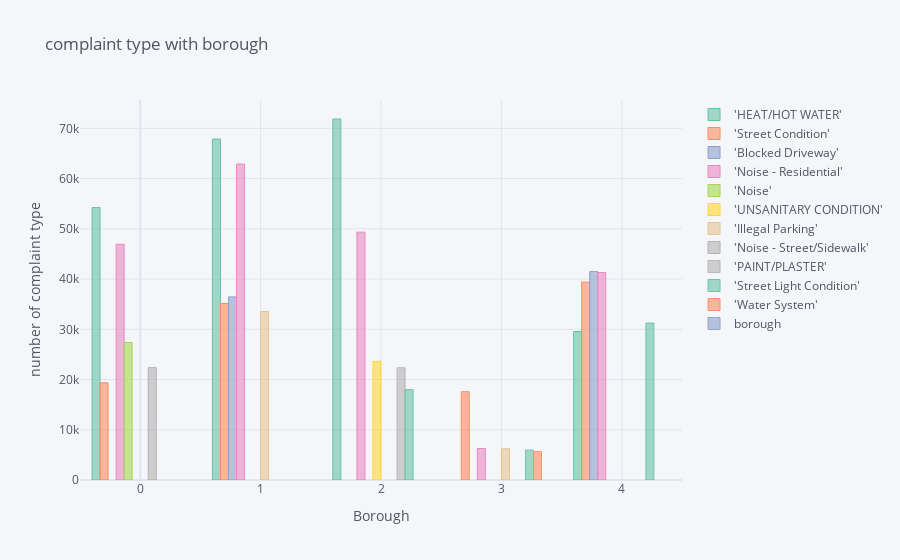

The notebook cell this image was saved under:
### Code cell
print("2015 summary")
data_2015 = pd.read_csv('2015_result.csv')
data_2015 = data_2015[['borough', '1', '2', '3', '4', '5']]
new_df = final_df(data_2015)
new_df.iplot(kind='bar', xTitle='Borough',    yTitle='number of complaint type',    title='complaint type with borough', colorscale='set2')

### Figure 1 — Plotly figure (JSON) as saved in the notebook; plotly's stock layout.template omitted (floating-point values rounded to 4 significant figures)
{"data": [{"marker": {"color": "rgba(102, 194, 165, 0.6)", "line": {"color": "rgba(102, 194, 165, 1.0)", "width": 1}}, "name": "'HEAT/HOT WATER'", "orientation": "v", "text": "", "type": "bar", "x": [0, 1, 2, 3, 4], "y": [" 54259", " 67876", " 71865", "", " 29558"]}, {"marker": {"color": "rgba(252, 141, 98, 0.6)", "line": {"color": "rgba(252, 141, 98, 1.0)", "width": 1}}, "name": "'Street Condition'", "orientation": "v", "text": "", "type": "bar", "x": [0, 1, 2, 3, 4], "y": [" 19343", " 35142", "", " 17574", " 39395"]}, {"marker": {"color": "rgba(141, 160, 203, 0.6)", "line": {"color": "rgba(141, 160, 203, 1.0)", "width": 1}}, "name": "'Blocked Driveway'", "orientation": "v", "text": "", "type": "bar", "x": [0, 1, 2, 3, 4], "y": ["", " 36447", "", "", " 41486"]}, {"marker": {"color": "rgba(231, 138, 195, 0.6)", "line": {"color": "rgba(231, 138, 195, 1.0)", "width": 1}}, "name": "'Noise - Residential'", "orientation": "v", "text": "", "type": "bar", "x": [0, 1, 2, 3, 4], "y": [" 46913", " 62902", " 49342", " 6258", " 41301"]}, {"marker": {"color": "rgba(166, 216, 84, 0.6)", "line": {"color": "rgba(166, 216, 84, 1.0)", "width": 1}}, "name": "'Noise'", "orientation": "v", "text": "", "type": "bar", "x": [0, 1, 2, 3, 4], "y": [" 27371", "", "", "", ""]}, {"marker": {"color": "rgba(255, 217, 47, 0.6)", "line": {"color": "rgba(255, 217, 47, 1.0)", "width": 1}}, "name": "'UNSANITARY CONDITION'", "orientation": "v", "text": "", "type": "bar", "x": [0, 1, 2, 3, 4], "y": ["", "", " 23620", "", ""]}, {"marker": {"color": "rgba(229, 196, 148, 0.6)", "line": {"color": "rgba(229, 196, 148, 1.0)", "width": 1}}, "name": "'Illegal Parking'", "orientation": "v", "text": "", "type": "bar", "x": [0, 1, 2, 3, 4], "y": ["", " 33533", "", " 6223", ""]}, {"marker": {"color": "rgba(179, 179, 179, 0.6)", "line": {"color": "rgba(179, 179, 179, 1.0)", "width": 1}}, "name": "'Noise - Street/Sidewalk'", "orientation": "v", "text": "", "type": "bar", "x": [0, 1, 2, 3, 4], "y": [" 22380", "", "", "", ""]}, {"marker": {"color": "rgba(179, 179, 179, 0.6)", "line": {"color": "rgba(179, 179, 179, 0.8999999999999999)", "width": 1}}, "name": "'PAINT/PLASTER'", "orientation": "v", "text": "", "type": "bar", "x": [0, 1, 2, 3, 4], "y": ["", "", " 22344", "", ""]}, {"marker": {"color": "rgba(102, 194, 165, 0.6)", "line": {"color": "rgba(102, 194, 165, 0.8999999999999999)", "width": 1}}, "name": "'Street Light Condition'", "orientation": "v", "text": "", "type": "bar", "x": [0, 1, 2, 3, 4], "y": ["", "", " 17992", " 5946", " 31244"]}, {"marker": {"color": "rgba(252, 141, 98, 0.6)", "line": {"color": "rgba(252, 141, 98, 0.8999999999999999)", "width": 1}}, "name": "'Water System'", "orientation": "v", "text": "", "type": "bar", "x": [0, 1, 2, 3, 4], "y": ["", "", "", " 5653", ""]}, {"marker": {"color": "rgba(141, 160, 203, 0.6)", "line": {"color": "rgba(141, 160, 203, 0.8999999999999999)", "width": 1}}, "name": "borough", "orientation": "v", "text": "", "type": "bar", "x": [0, 1, 2, 3, 4], "y": ["MANHATTAN", "BROOKLYN", "BRONX", "STATEN ISLAND", "QUEENS"]}], "layout": {"legend": {"bgcolor": "#F5F6F9", "font": {"color": "#4D5663"}}, "paper_bgcolor": "#F5F6F9", "plot_bgcolor": "#F5F6F9", "title": {"font": {"color": "#4D5663"}, "text": "complaint type with borough"}, "xaxis": {"gridcolor": "#E1E5ED", "showgrid": true, "tickfont": {"color": "#4D5663"}, "title": {"font": {"color": "#4D5663"}, "text": "Borough"}, "zerolinecolor": "#E1E5ED"}, "yaxis": {"gridcolor": "#E1E5ED", "showgrid": true, "tickfont": {"color": "#4D5663"}, "title": {"font": {"color": "#4D5663"}, "text": "number of complaint type"}, "zerolinecolor": "#E1E5ED"}}}
